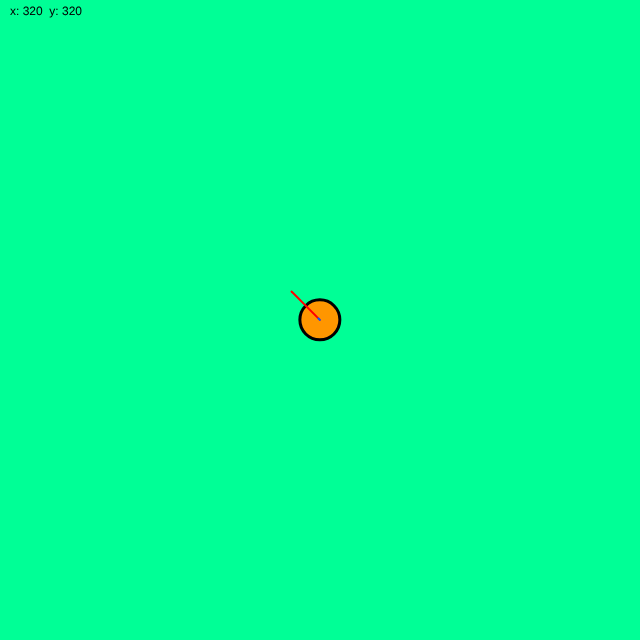
Frame 1 (no input)
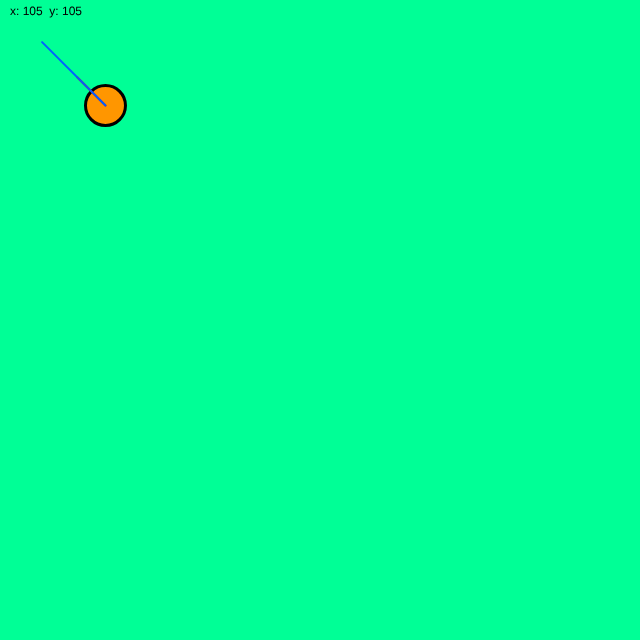
Frame 60 (no input)
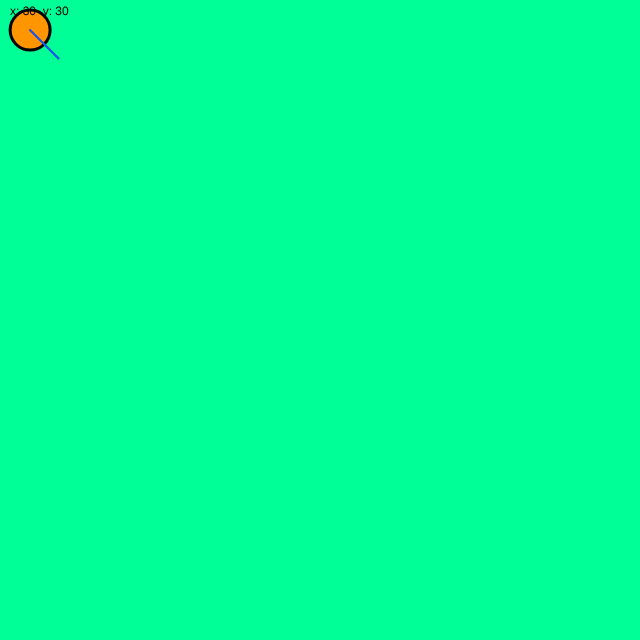
Frame 120 (the mouse pressed at the canvas centre since frame 60)

The p5.js sketch that drew these frames (run headless with seeded random() and noise() and a simulated clock; from frame 60 on, the mouse is pressed at the canvas centre):

// p5.js sketch
// ── sketch.js
/*
The Nature Of Code course - https://www.kadenze.com/courses/the-nature-of-code
SEESION 1 ASSIGNMENT
Buiild your own walker with position, velocity and acceleration vectors
*/

// assumption: the 'walker' accelerates towards the mouse position, once the mouse stops moving, the effect of acceleration is decreased each frame
// M DANLOWSKI
// github.com/mdanlowski

var w;

function setup() {
    createCanvas(640, 640);
    w = new Walker();

}

function draw() {
    background(0, 255, 150,);
    w.update();
    w.display();
}
 
var Walker = function() {
	this.pos = createVector(width/2, height/2);
	this.vel = createVector(0, 0); //p5.Vector.fromAngle(0); this.vel.setMag(0);
	this.acc = createVector(0, 0);

	this.update = function() {
		// updating mouse position
		var mouse = createVector(mouseX, mouseY);
		
		// calculating acceleration
		this.acc = p5.Vector.sub(mouse, this.pos);
		this.acc.setMag(0.2);

		// updating coordinates
		this.vel.add(this.acc);
		this.pos.add(this.vel);

		// if the mouse is stationary, decrease speed gradually
		if (pmouseX - mouseX == 0 && pmouseY - mouseY == 0) {
			this.vel.mult(0.99);
		}

		// diag help
		// text(this.acc, 10, 30);
		
	}

	this.display = function() {
		strokeWeight(3);
		fill(255, 150, 0);
		ellipse(this.pos.x, this.pos.y, 40, 40);
		// triangle(this.pos.x-15, this.pos.y+30, this.pos.x, this.pos.y, this.pos.x+15, this.pos.y+30);

		// draw the vectors
		strokeWeight(2);
		stroke(255, 0, 0);
		// DIR OF ACC
		line(this.pos.x, this.pos.y, this.pos.x + 200*this.acc.x, this.pos.y + 200*this.acc.y);	
		stroke(0, 100, 255);
		/*DIR
		var dir = this.vel.copy();	
		dir.normalize(); */	
		// VEL
		line(this.pos.x, this.pos.y, this.pos.x + 10*this.vel.x, this.pos.y + 10*this.vel.y);

		// printing position data in the T-L corner of the canvas
		stroke(0);
		fill(0);
		strokeWeight(0);
		text("x: " + round(this.pos.x) + "	y: " + round(this.pos.y), 10, 15);

	}
}
